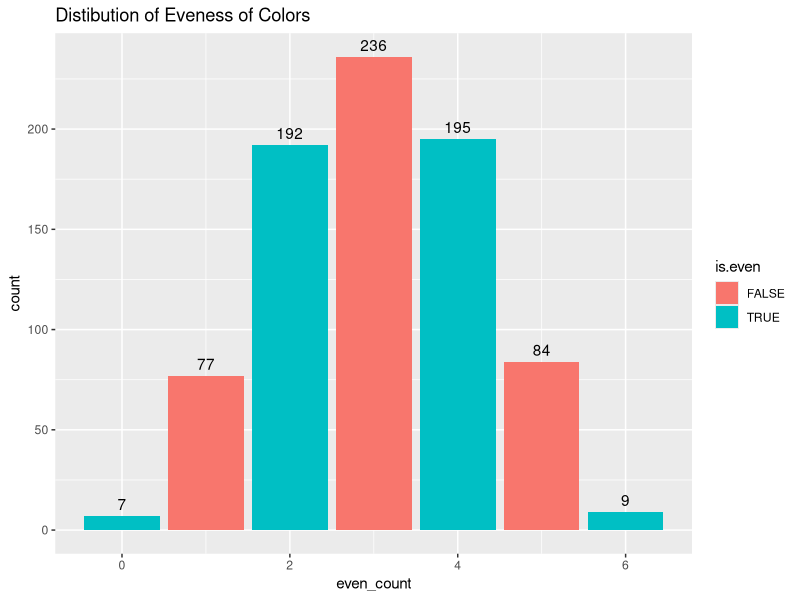
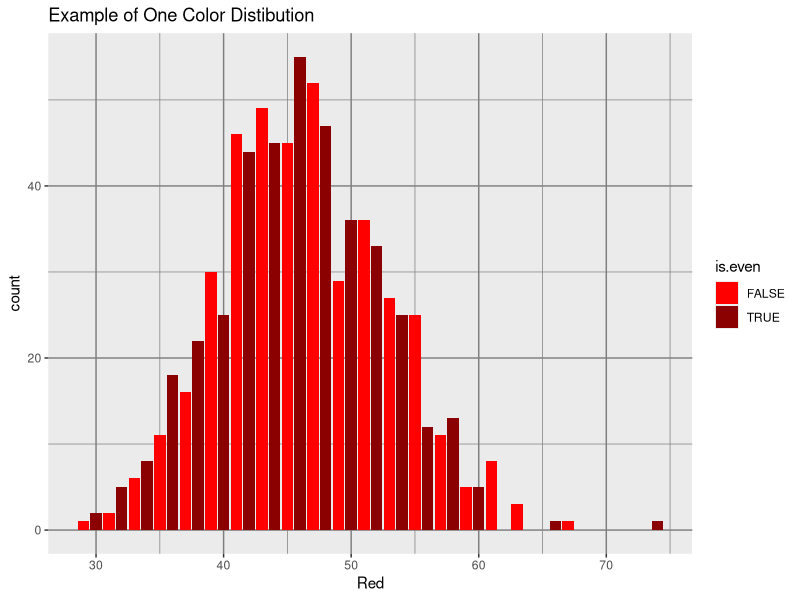
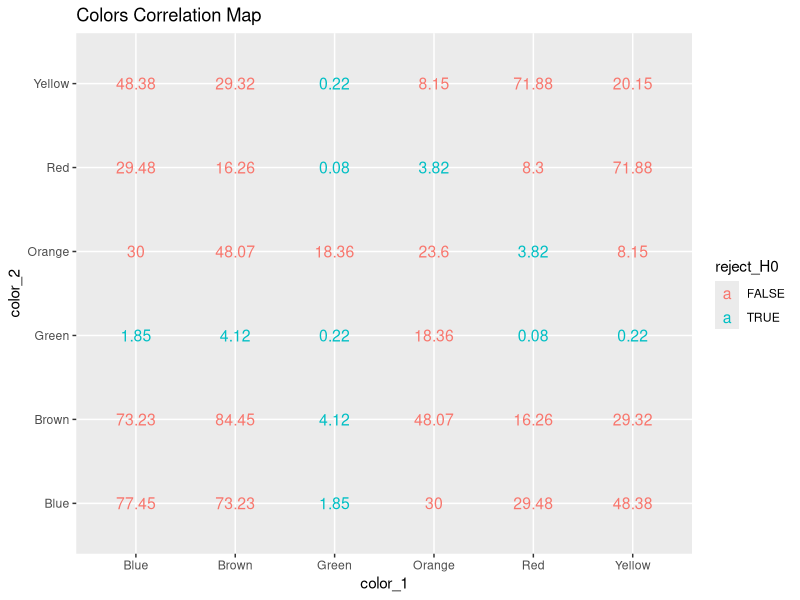
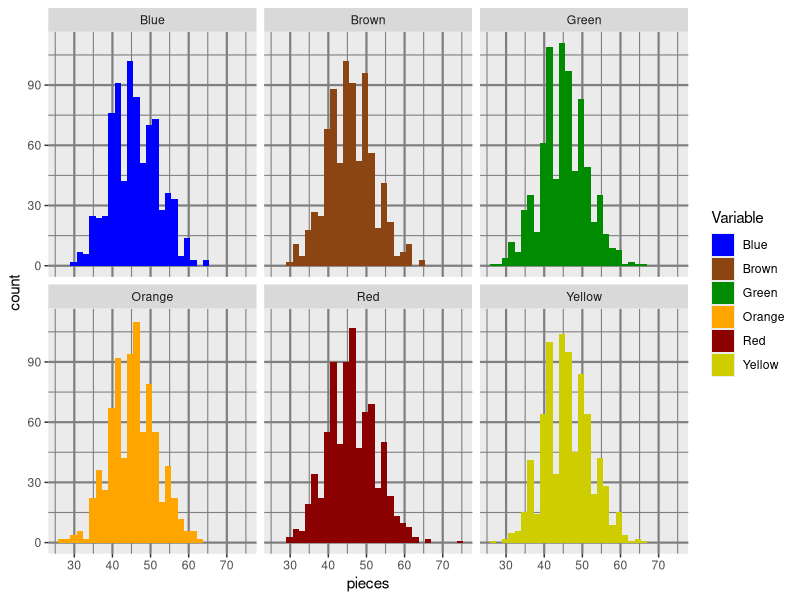
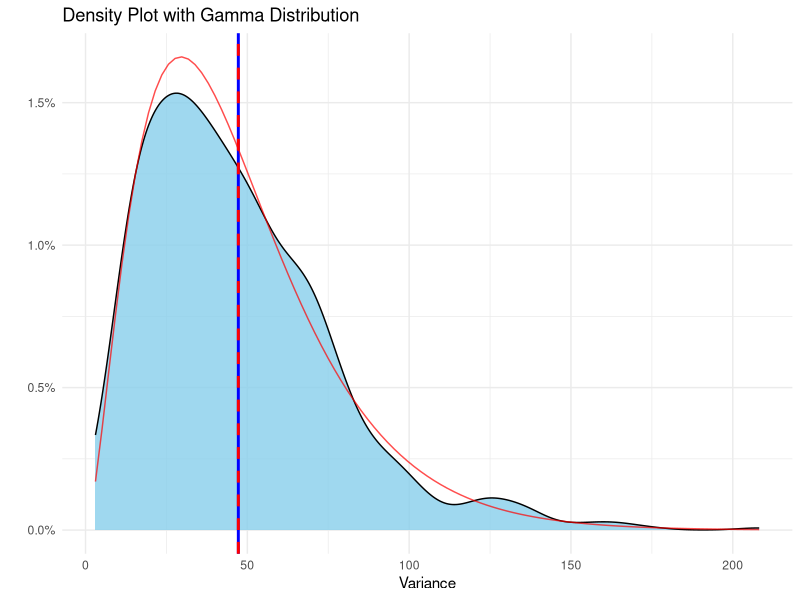
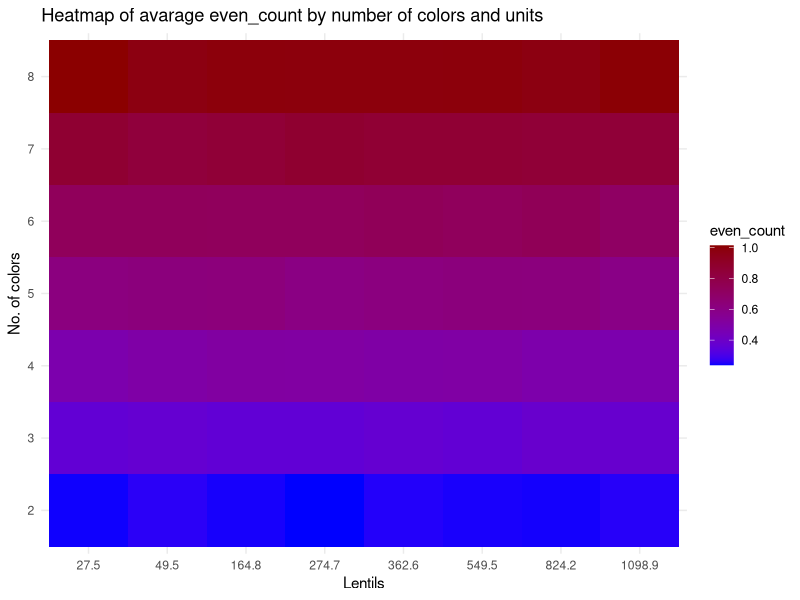
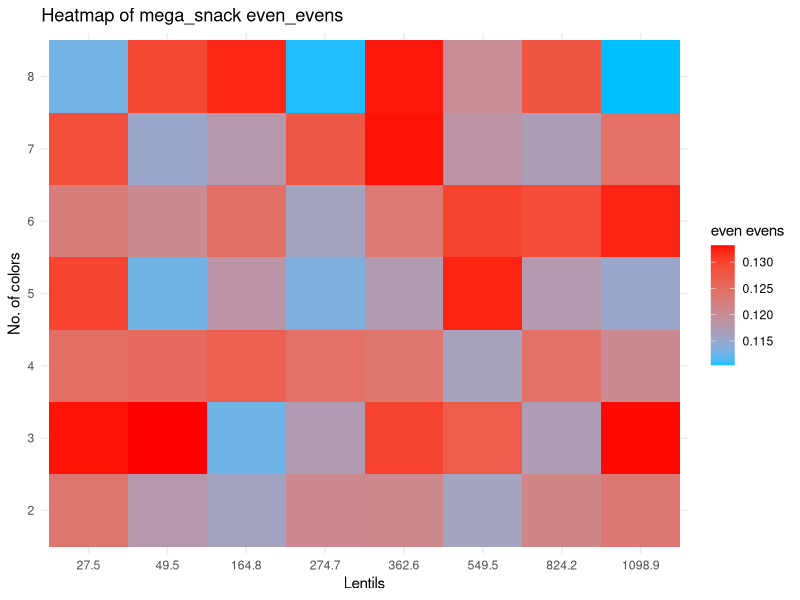
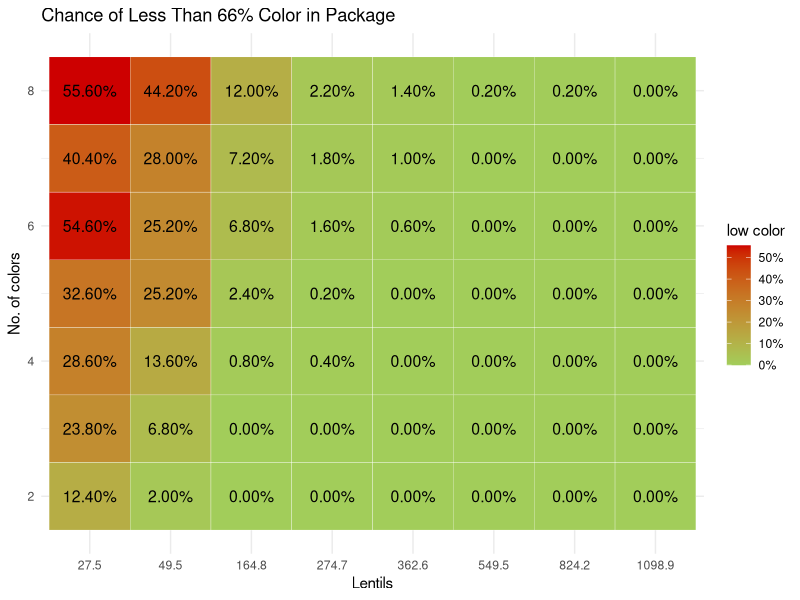

R code for these plots, in order:
## ---- chunk 1
library(tidyverse)
library(MASS) #calculate distribution parameters
library(scales)
## ---- chunk 2
#parameters
nn<- 800            #numbers of bags per sample
n_color<- 6         #unique colors of M&M
gram<- 0.91         #weight of one M&M
bag_g<- 250         #common weight of M&M package
n_unit<- bag_g/gram #M&M per package
av_per_color= n_unit/n_color
paste0("The avarage number of lentils per color is ", round(av_per_color,2))
## ---- chunk 3
#create bag using sample vector
create_bag<- function(x,tx)
  {
  x<- floor(x)+sample(0:1,1)
  res<- matrix(nrow = 1, ncol = tx)
  colnames(res)<- 1:tx
  S_res<- sample(tx,x,replace = T)
  while(sum(table(S_res)>x))
  {S_res<- S_res[-1]}
  for (i in 1:tx) {
    res[,i] <- sum(S_res==i)
    }
  res}

sample_MnM<-function(nn,x_units,t_colors)
  {
  res<- matrix(nrow = nn, ncol = t_colors)
  for (i in 1:nn)
    {res[i,]<- create_bag(x= x_units,tx=t_colors)}
  res}
## ---- chunk 4
#example
print("One bag:")
create_bag(100,6)
print("3 bags:")
sample_MnM(3,10,6) %>% 
   `colnames<-`(c(1:6)) %>% 
   `rownames<-`(c("Bag_1","Bag_2","Bag_3")) %>% 
   `colnames<-`(c("Red","Blue","Green", "Orange", "Yellow", "Brown"))
## ---- chunk 5
MnM_sample<- sample_MnM(nn,n_unit,n_color) %>% 
     `colnames<-`(c("Red","Blue","Green", "Orange", "Yellow", "Brown"))

MnM_sample<-
  MnM_sample %>% as_data_frame() %>% 
  mutate(even_count= rowSums(across(everything()  , ~ .x %% 2 == 0)), #how many evens colors there are
         even_evens= rowSums(across(c(1:6), ~ .x %% 2 == 1)) %% 2 ==0, #are the uneven colors even
         low_col=    rowSums(across(c(1:6), ~ .x <= 0.66*av_per_color)),
         Variance=    apply(across(c(1:6)), 1, var), #var of candy per color/ type
         min=        apply(across(c(1:6)),1,FUN = min)) # lowest value in color

MnM_sample %>% head(6)
## ---- chunk 6
print("summary of all colors Distibution:")  #summary of all colors

rbind(
MnM_sample$Red %>% summary(),
MnM_sample$Blue %>% summary(),
MnM_sample$Green %>% summary(),
MnM_sample$Orange %>% summary(),
MnM_sample$Yellow %>% summary(),
MnM_sample$Brown %>% summary()
) %>% as.data.frame() %>% cbind(sapply(MnM_sample[,1:6],var,na.rm=1)) %>% 
  rename("Var" ="sapply(MnM_sample[, 1:6], var, na.rm = 1)")

MnM_sample %>%
  mutate(is.even = even_count %%2 ==0) %>% 
  ggplot(aes(x= even_count, fill= is.even))+
  geom_bar()+
    geom_text(
    stat = "count",
    aes(label = ..count..),vjust = -0.5
  )+labs(title="Distibution of Eveness of Colors")

MnM_sample %>%
  mutate(is.even = Red %%2 ==0) %>% 
  ggplot(aes(x= Red, fill= is.even))+
  scale_fill_manual(values = c("red", "red4"))+
  geom_bar()+labs(title="Example of One Color Distibution")+
  theme(panel.grid = element_line(color = "gray50"))
## ---- chunk 7
#test mu is av_per_color
check_mean_hypothesis <- function(data, column_name, X)
  {
  test_result <- t.test(data[[column_name]], mu = X)
  test_result$p.value
}

columns_to_test <- colnames(MnM_sample[,1:6])
test_results <- sapply(columns_to_test, function(col) {
  check_mean_hypothesis(MnM_sample, col, av_per_color)
})

percent(test_results)
## ---- chunk 8
check_mean_hypothesis <- function(data, column_name, X) {
  t.test(data[[column_name]], mu = X)$p.value}

check_two_sample_t_test <- function(data, col1, col2) {
  t.test(data[[col1]], data[[col2]])$p.value}

columns_to_test <- colnames(MnM_sample[,1:6])
num_cols <- length(columns_to_test)
p_value_matrix <- matrix(NA, nrow = num_cols, ncol = num_cols, dimnames = list(columns_to_test, columns_to_test))
for (i in 1:num_cols) {
  for (j in 1:num_cols) {
    if (i == j) { #diagonal test of mu
      p_value_matrix[i, j] <- check_mean_hypothesis(MnM_sample, columns_to_test[i], av_per_color)
    } else { # 2 sample t.test
      p_value_matrix[i, j] <- check_two_sample_t_test(MnM_sample, columns_to_test[i], columns_to_test[j])
    }
  }
}

#round(as.data.frame(p_value_matrix),4)

round(as.data.frame(p_value_matrix),4) %>%
  mutate(color_1= rownames(p_value_matrix)) %>% 
  pivot_longer(cols = 1:6, names_to = "color_2", values_to = "t_test") %>% 
  mutate(reject_H0 = t_test<= 0.05) %>% 
  ggplot(aes(x= color_1, y= color_2))+
  geom_text(aes(label = t_test * 100,, color = reject_H0), size = 4)+
  labs(title="Colors Correlation Map")
## ---- chunk 9
MnM_sample %>%
    pivot_longer(cols = 1:6, names_to = "Variable", values_to = "pieces") %>%
    ggplot(aes(fill=Variable ,x= pieces))+
  geom_histogram(position = "identity")+
    scale_fill_manual(values = c("blue", "chocolate4","green4", "orange","red4", "yellow3"))+
  theme(panel.grid = element_line(color = "grey50",
                                  size = 0.75))+facet_wrap(~Variable)
## ---- chunk 10
gamma_params <- fitdistr(MnM_sample$Variance, "gamma")$estimate
paste0("The parameters of the gamma shaped variance is shape ", round(gamma_params[1],3)," and rate ", round(gamma_params[2],3) )
shape_est <- gamma_params["shape"]
scale_est <- 1 / gamma_params["rate"] #using Scale= 1/Rate

MnM_sample %>% #plot density
  ggplot(aes(x = Variance)) +
  geom_density(fill= "skyblue", alpha= 0.8) +
  geom_vline(xintercept = mean(MnM_sample$Variance), color = "blue", size=1) +
  geom_vline(xintercept = scale_est*shape_est, color = "red", linetype = "dashed", size=1) +
  stat_function(fun = dgamma, args = list(shape = shape_est, scale = scale_est), 
                color = "red", alpha= 0.7) +
  labs(title = "Density Plot with Gamma Distribution",
       x = "Variance",
       y = "") +
  scale_y_continuous(label=scales::label_percent(.1)) + 
  theme_minimal()
## ---- chunk 11
mega_snack<- function(nn,n_unit,n_color)
  {
  m_sample<- length(n_unit)*length(n_color)
  nul_mat= matrix(nrow = m_sample, ncol = 6)
  res<- cbind(rep(n_unit,length(n_color)),
              sort(rep(n_color,length(n_unit))),
              nul_mat)
  for (i in 1:(dim(res)[1]))
  {
    low_color<- 0.666*res[i,1]/(res[i,2])
    small_sample<- sample_MnM(nn,res[i,1],res[i,2])%>%
      as_data_frame() %>% 
      mutate(even_count= rowSums(across(everything()  , ~ .x %% 2 == 0))/n_color,
             #how many evens colors there are
             even_evens= (rowSums(across(c(1:n_color)  , ~ .x %% 2 == 1)) %% 2 ==0)/n_color,
             #are the uneven colors even
             var_col=    apply(across(c(1:n_color)), 1, var),
             #var of candy per color/ type
             min=        apply(across(c(1:n_color)), 1, min),
             #lowest value in color
             all_even=   rowSums(across(c(1:n_color)  , ~ .x %% 2 == 0))== n_color,
             low_col=    rowSums(across(c(1:n_color), ~ .x <= low_color ))>=1
            )
    res[i,3]<- mean(small_sample$even_count)
    res[i,4]<- mean(small_sample$even_evens)
    res[i,5]<- mean(small_sample$var_col)
    res[i,6]<- mean(small_sample$all_even)
    res[i,7]<- mean(small_sample$low_col)
    res[i,8]<- min(small_sample$min)
      }
  colnames(res)<- c("n_unit", "n_color", "even_count", "even_evens",
                    "var_col","all_even","low_color","smallest_col")
  res %>% as.data.frame()
  }
## ---- chunk 12
color_op<- 2:8
grams_op<- c(25,45,150,250,330,500,750,1000)
n_unit_op<- grams_op/gram
nn=500
## ---- chunk 13
mega_snack_1<-
  mega_snack(nn,n_unit_op,color_op) %>%
  mutate(n_unit= round(n_unit,1))
mega_snack_1 %>% sample_n(5)
## ---- chunk 14
mega_snack_1 %>%
  ggplot(aes(x = factor((round( n_unit,1) )), y = factor(n_color ), fill = even_count )) +
  geom_tile() +
  scale_fill_gradient(low = "blue", high = "red4")+
  labs(title = "Heatmap of avarage even_count by number of colors and units",
       x = "Lentils",
       y = "No. of colors",
       fill = "even_count") +
  theme_minimal()
## ---- chunk 15
mega_snack_open<- function(nn,n_unit,n_color)
  {
  m_sample<- nn*length(n_unit)*length(n_color)
  nul_mat= matrix(nrow = m_sample, ncol = 2)
  res<- cbind(rep(n_unit,nn*length(n_color)),
         sort(rep(n_color,nn*length(n_unit))),
              nul_mat)
  for (i in 1:(dim(res)[1]))
  {
    low_color<- 0.666*res[i,1]/(res[i,2])
    small_sample<- create_bag(res[i,1],res[i,2])%>%
      as_data_frame() %>% 
      mutate(even_count= rowSums(across(everything()  , ~ .x %% 2 == 0))/res[i,2],
             all_even=   rowSums(across(c(1:n_color)  , ~ .x %% 2 == 0))== res[i,2],
            )
    res[i,3]<- mean(small_sample$even_count)
    res[i,4]<- mean(small_sample$all_even)
      }
  colnames(res)<- c("n_unit", "n_color", "even_count","all_even")
  res %>% as.data.frame()
  }

mega_snack_2<- mega_snack_open(15,n_unit_op,color_op) %>% 
  mutate(color_No2= n_color %%2 == 0) #check if the number of colors is even
lm_color<- lm(mega_snack_2$even_count~ mega_snack_2$n_color +mega_snack_2$n_unit+ mega_snack_2$color_No2)
lm_color %>% summary()


lm_color_all<- lm(mega_snack_2$all_even~ mega_snack_2$n_color +mega_snack_2$n_unit)
lm_color %>% summary()
## ---- chunk 16
mega_snack_1 %>%
  ggplot(aes(x = factor((round( n_unit,1) )), y = factor(n_color ), fill = even_evens )) +
  geom_tile() +
  scale_fill_gradient(low = "deepskyblue", high = "red")+
  labs(title = "Heatmap of mega_snack even_evens",
       x = "Lentils",
       y = "No. of colors",
       fill = "even evens") +
  theme_minimal()
## ---- chunk 17
Heatmap_all_evens<-
  mega_snack_1 %>%
  ggplot(aes(x = as.factor(round( n_unit,1) ), y = n_color , color = all_even,size = 8 )) +
  geom_point() +
  scale_color_gradient(low = "yellow", high = "darkolivegreen3")+
  labs(title = "Heatmap of all evens",
       x = "Lentils",
       y = "No. of colors",
       color = "all_even") +
        geom_text(aes(label = all_even * 100), color = "black", size = 4)+
  theme_bw()

ggsave(Heatmap_all_evens, 
       filename = "Heatmap_all_evens.png",
       height = 4, width = 5, units = "in")
## ---- chunk 18
mega_snack_1 %>%
  ggplot(aes(x = factor(round(n_unit, 1)), y = n_color, fill = low_color))+
  geom_tile(color = "white") +
    geom_text(aes(label = sprintf("%.2f%%", low_color * 100)), color = "black", size = 4)+
  scale_fill_gradient(low = "darkolivegreen3", high = "red3",labels = scales::percent)+
  labs(title = "Chance of Less Than 66% Color in Package",
       x = "Lentils",
       y = "No. of colors",
       fill = "low color")+
  theme_minimal()
## ---- chunk 19
mega_snack_1 %>% 
  select_(1,2,8) %>% 
  mutate(smallest_to_mu= smallest_col*n_color/n_unit) %>%
   ggplot(aes(x = factor(round(n_unit, 1)), y = n_color, fill = smallest_to_mu))+
  geom_tile(color = "white") +
    geom_text(aes(label = sprintf("%.1f%%", smallest_to_mu * 100)), color = "black", size = 4)+
  scale_fill_gradient(low = "red3", high = "darkolivegreen3",labels = scales::percent)+
  labs(title = "Smallest Color as Percent of Expected Value",
       x = "Lentils",
       y = "No. of colors",
       fill = "% of Expected Value")+
  theme_bw()
